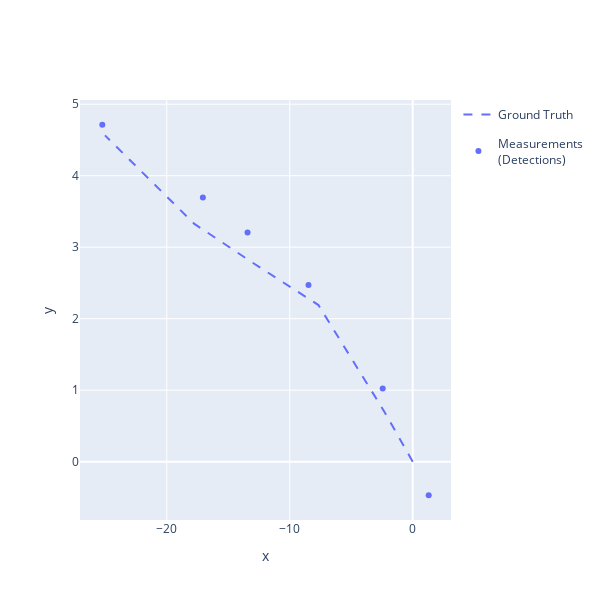

Notebook cell for this chart:
### Code cell
plotter.plot_measurements(measurements, [0, 2])
plotter.fig

### Figure 1 — Plotly figure (JSON) as saved in the notebook; plotly's stock layout.template omitted (floating-point values rounded to 4 significant figures)
{"data": [{"legendgroup": "Ground Truth", "legendrank": 100, "line": {"dash": "dash"}, "mode": "lines", "name": "Ground Truth", "showlegend": true, "text": ["GroundTruthState<br>[[0]\n [1]\n [0]\n [1]]<br>2024-11-05 11:54:20", "GroundTruthState<br>[[-2.30419745]\n [-5.84760842]\n [ 0.6991504 ]\n [ 2.537487  ]]<br>2024-11-05 11:54:21", "GroundTruthState<br>[[-7.66601679]\n [-5.70574346]\n [ 2.19051091]\n [ 1.77747814]]<br>2024-11-05 11:54:22", "GroundTruthState<br>[[-13.162837  ]\n [ -5.65109917]\n [  2.79898105]\n [ -0.35947115]]<br>2024-11-05 11:54:23", "GroundTruthState<br>[[-17.7838805 ]\n [ -4.53818728]\n [  3.32944883]\n [  0.29269278]]<br>2024-11-05 11:54:24", "GroundTruthState<br>[[-25.0283455 ]\n [-10.89599934]\n [  4.56360952]\n [  2.34506157]]<br>2024-11-05 11:54:25"], "type": "scatter", "x": [0, -2.304, -7.666, -13.16, -17.78, -25.03], "y": [0, 0.6992, 2.191, 2.799, 3.329, 4.564]}, {"legendgroup": "Measurements<br>(Detections)", "legendrank": 200, "marker": {"color": "#636EFA"}, "mode": "markers", "name": "Measurements<br>(Detections)", "showlegend": true, "text": ["Detection<br>[[-8.47522338]\n [ 2.46970934]]<br>2024-11-05 11:54:22", "Detection<br>[[ 1.30259157]\n [-0.46977795]]<br>2024-11-05 11:54:20", "Detection<br>[[-13.43008302]\n [  3.20539853]]<br>2024-11-05 11:54:23", "Detection<br>[[-17.06667975]\n [  3.69327552]]<br>2024-11-05 11:54:24", "Detection<br>[[-2.44007161]\n [ 1.02294401]]<br>2024-11-05 11:54:21", "Detection<br>[[-25.24579438]\n [  4.71261896]]<br>2024-11-05 11:54:25"], "type": "scatter", "x": [-8.475, 1.303, -13.43, -17.07, -2.44, -25.25], "y": [2.47, -0.4698, 3.205, 3.693, 1.023, 4.713]}], "layout": {"autosize": false, "colorway": ["#636EFA", "#EF553B", "#00CC96", "#AB63FA", "#FFA15A", "#19D3F3", "#FF6692", "#B6E880", "#FF97FF", "#FECB52"], "height": 600, "width": 600, "xaxis": {"title": {"text": "x"}}, "yaxis": {"title": {"text": "y"}}}}
